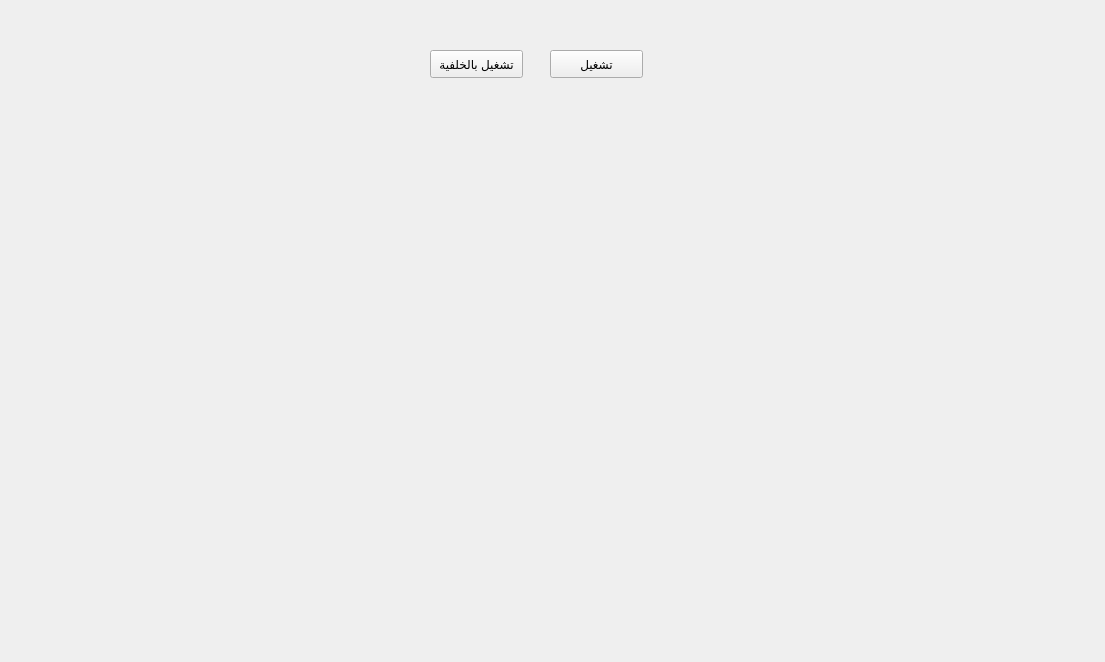
<?xml version="1.0" encoding="UTF-8"?>
<ui version="4.0">
 <class>Form</class>
 <widget class="QWidget" name="Form">
  <property name="geometry">
   <rect>
    <x>0</x>
    <y>0</y>
    <width>1105</width>
    <height>662</height>
   </rect>
  </property>
  <property name="windowTitle">
   <string>Form</string>
  </property>
  <widget class="QLabel" name="serverStatus">
   <property name="geometry">
    <rect>
     <x>700</x>
     <y>30</y>
     <width>390</width>
     <height>51</height>
    </rect>
   </property>
   <property name="sizePolicy">
    <sizepolicy hsizetype="Preferred" vsizetype="Preferred">
     <horstretch>0</horstretch>
     <verstretch>0</verstretch>
    </sizepolicy>
   </property>
   <property name="font">
    <font>
     <pointsize>16</pointsize>
    </font>
   </property>
   <property name="text">
    <string/>
   </property>
  </widget>
  <widget class="QPushButton" name="serverButton">
   <property name="geometry">
    <rect>
     <x>550</x>
     <y>50</y>
     <width>93</width>
     <height>28</height>
    </rect>
   </property>
   <property name="text">
    <string>تشغيل</string>
   </property>
  </widget>
  <widget class="QPushButton" name="serverButtonBack">
   <property name="geometry">
    <rect>
     <x>430</x>
     <y>50</y>
     <width>93</width>
     <height>28</height>
    </rect>
   </property>
   <property name="text">
    <string>تشغيل بالخلفية</string>
   </property>
  </widget>
 </widget>
 <resources/>
 <connections/>
</ui>
